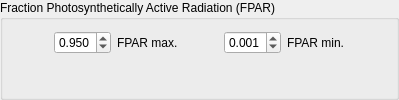
            <widget class="QGroupBox" name="groupBox_4">
             <property name="sizePolicy">
              <sizepolicy hsizetype="Minimum" vsizetype="Minimum">
               <horstretch>0</horstretch>
               <verstretch>0</verstretch>
              </sizepolicy>
             </property>
             <property name="title">
              <string>Fraction Photosynthetically Active Radiation (FPAR)</string>
             </property>
             <layout class="QVBoxLayout" name="verticalLayout_14">
              <item>
               <layout class="QHBoxLayout" name="horizontalLayout_16">
                <item>
                 <spacer name="horizontalSpacer_7">
                  <property name="orientation">
                   <enum>Qt::Horizontal</enum>
                  </property>
                  <property name="sizeHint" stdset="0">
                   <size>
                    <width>40</width>
                    <height>20</height>
                   </size>
                  </property>
                 </spacer>
                </item>
                <item>
                 <layout class="QFormLayout" name="formLayout_10">
                  <item row="0" column="0">
                   <widget class="QDoubleSpinBox" name="doubleSpinBox_FparMax">
                    <property name="sizePolicy">
                     <sizepolicy hsizetype="Minimum" vsizetype="Minimum">
                      <horstretch>0</horstretch>
                      <verstretch>0</verstretch>
                     </sizepolicy>
                    </property>
                    <property name="toolTip">
                     <string>Maximum fraction of the solar radiation absorbed by live leaves.</string>
                    </property>
                    <property name="whatsThis">
                     <string>&lt;html&gt;&lt;head/&gt;&lt;body&gt;&lt;p&gt;0 ≤ FPAR&lt;span style=&quot; vertical-align:sub;&quot;&gt;MAX&lt;/span&gt; ≤ 1&lt;/p&gt;&lt;p&gt; FPAR&lt;span style=&quot; vertical-align:sub;&quot;&gt;MAX&lt;/span&gt;&amp;gt; FPAR&lt;span style=&quot; vertical-align:sub;&quot;&gt;MIN&lt;/span&gt;&lt;/p&gt;&lt;p&gt;Maximum value of fraction photosynthetically active radiation. This parameter is related to the maximum Leaf Area Index and allows to calculate de canopy storage.&lt;/p&gt;&lt;p&gt;&lt;br/&gt;&lt;/p&gt;&lt;/body&gt;&lt;/html&gt;</string>
                    </property>
                    <property name="decimals">
                     <number>3</number>
                    </property>
                    <property name="maximum">
                     <double>1.000000000000000</double>
                    </property>
                    <property name="singleStep">
                     <double>0.001000000000000</double>
                    </property>
                    <property name="value">
                     <double>0.950000000000000</double>
                    </property>
                   </widget>
                  </item>
                  <item row="0" column="1">
                   <widget class="QLabel" name="label_FparMax">
                    <property name="sizePolicy">
                     <sizepolicy hsizetype="Minimum" vsizetype="Minimum">
                      <horstretch>0</horstretch>
                      <verstretch>0</verstretch>
                     </sizepolicy>
                    </property>
                    <property name="toolTip">
                     <string>Maximum fraction of the solar radiation absorbed by live leaves.</string>
                    </property>
                    <property name="whatsThis">
                     <string>&lt;html&gt;&lt;head/&gt;&lt;body&gt;&lt;p&gt;0 ≤ FPAR&lt;span style=&quot; vertical-align:sub;&quot;&gt;MAX&lt;/span&gt; ≤ 1&lt;/p&gt;&lt;p&gt; FPAR&lt;span style=&quot; vertical-align:sub;&quot;&gt;MAX&lt;/span&gt;&amp;gt; FPAR&lt;span style=&quot; vertical-align:sub;&quot;&gt;MIN&lt;/span&gt;&lt;/p&gt;&lt;p&gt;Maximum value of fraction photosynthetically active radiation. This parameter is related to the maximum Leaf Area Index and allows to calculate de canopy storage.&lt;/p&gt;&lt;p&gt;&lt;br/&gt;&lt;/p&gt;&lt;/body&gt;&lt;/html&gt;</string>
                    </property>
                    <property name="text">
                     <string>FPAR max.</string>
                    </property>
                    <property name="buddy">
                     <cstring>doubleSpinBox_FparMax</cstring>
                    </property>
                   </widget>
                  </item>
                 </layout>
                </item>
                <item>
                 <spacer name="horizontalSpacer_9">
                  <property name="orientation">
                   <enum>Qt::Horizontal</enum>
                  </property>
                  <property name="sizeHint" stdset="0">
                   <size>
                    <width>40</width>
                    <height>20</height>
                   </size>
                  </property>
                 </spacer>
                </item>
                <item>
                 <layout class="QFormLayout" name="formLayout_11">
                  <item row="0" column="0">
                   <widget class="QDoubleSpinBox" name="doubleSpinBox_FparMin">
                    <property name="sizePolicy">
                     <sizepolicy hsizetype="Minimum" vsizetype="Minimum">
                      <horstretch>0</horstretch>
                      <verstretch>0</verstretch>
                     </sizepolicy>
                    </property>
                    <property name="toolTip">
                     <string>Minimum fraction of the solar radiation absorbed by live leaves.</string>
                    </property>
                    <property name="whatsThis">
                     <string>&lt;html&gt;&lt;head/&gt;&lt;body&gt;&lt;p&gt;0 ≤ FPAR&lt;span style=&quot; vertical-align:sub;&quot;&gt;MIN&lt;/span&gt; ≤ 1&lt;/p&gt;&lt;p&gt; FPAR&lt;span style=&quot; vertical-align:sub;&quot;&gt;MAX&lt;/span&gt;&amp;gt; FPAR&lt;span style=&quot; vertical-align:sub;&quot;&gt;MIN&lt;/span&gt;&lt;/p&gt;&lt;p&gt;Minimum value of fraction photosynthetically active radiation. This parameter is related to the minimum Leaf Area Index and allows to calculate canopy storage.&lt;/p&gt;&lt;/body&gt;&lt;/html&gt;</string>
                    </property>
                    <property name="decimals">
                     <number>3</number>
                    </property>
                    <property name="maximum">
                     <double>1.000000000000000</double>
                    </property>
                    <property name="singleStep">
                     <double>0.001000000000000</double>
                    </property>
                    <property name="value">
                     <double>0.001000000000000</double>
                    </property>
                   </widget>
                  </item>
                  <item row="0" column="1">
                   <widget class="QLabel" name="label_FparMin">
                    <property name="sizePolicy">
                     <sizepolicy hsizetype="Minimum" vsizetype="Minimum">
                      <horstretch>0</horstretch>
                      <verstretch>0</verstretch>
                     </sizepolicy>
                    </property>
                    <property name="toolTip">
                     <string>Minimum fraction of the solar radiation absorbed by live leaves.</string>
                    </property>
                    <property name="whatsThis">
                     <string>&lt;html&gt;&lt;head/&gt;&lt;body&gt;&lt;p&gt;0 ≤ FPAR&lt;span style=&quot; vertical-align:sub;&quot;&gt;MIN&lt;/span&gt; ≤ 1&lt;/p&gt;&lt;p&gt; FPAR&lt;span style=&quot; vertical-align:sub;&quot;&gt;MAX&lt;/span&gt;&amp;gt; FPAR&lt;span style=&quot; vertical-align:sub;&quot;&gt;MIN&lt;/span&gt;&lt;/p&gt;&lt;p&gt;Minimum value of fraction photosynthetically active radiation. This parameter is related to the minimum Leaf Area Index and allows to calculate canopy storage.&lt;/p&gt;&lt;/body&gt;&lt;/html&gt;</string>
                    </property>
                    <property name="text">
                     <string>FPAR min.</string>
                    </property>
                    <property name="buddy">
                     <cstring>doubleSpinBox_FparMin</cstring>
                    </property>
                   </widget>
                  </item>
                 </layout>
                </item>
                <item>
                 <spacer name="horizontalSpacer_8">
                  <property name="orientation">
                   <enum>Qt::Horizontal</enum>
                  </property>
                  <property name="sizeHint" stdset="0">
                   <size>
                    <width>40</width>
                    <height>20</height>
                   </size>
                  </property>
                 </spacer>
                </item>
               </layout>
              </item>
             </layout>
            </widget>
